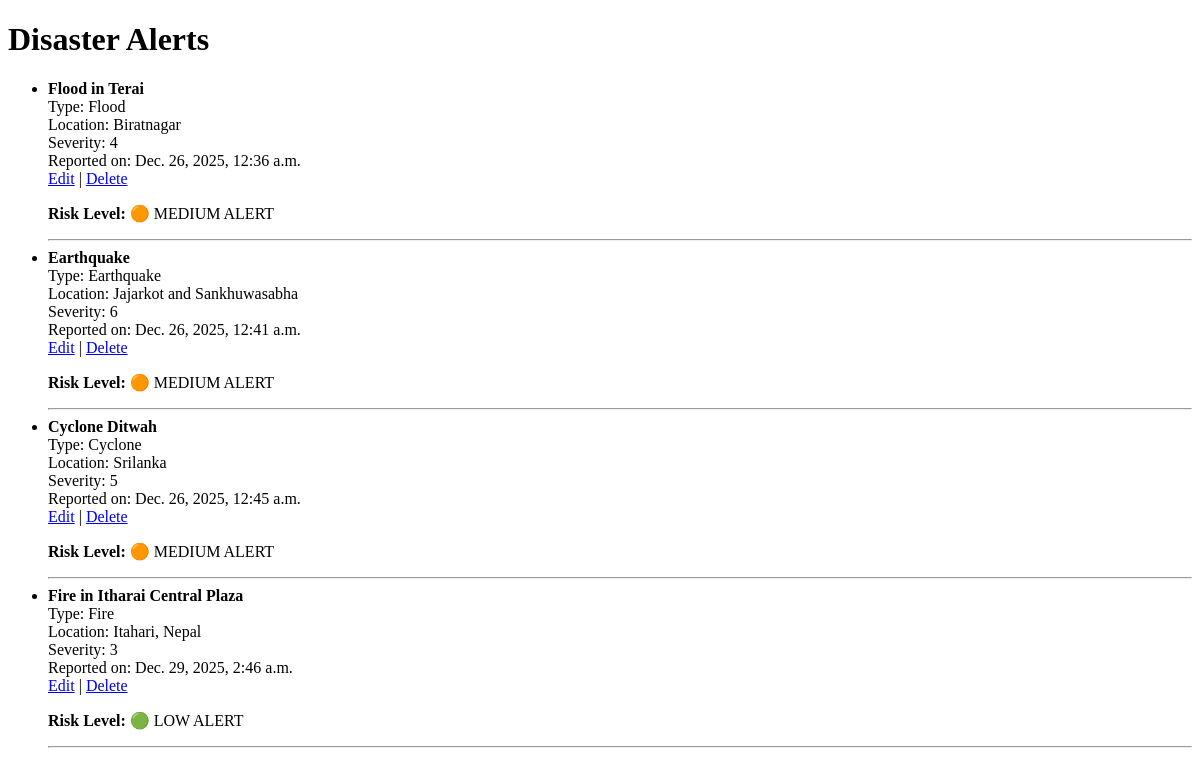
The page /disasters/ on the database as committed earlier.
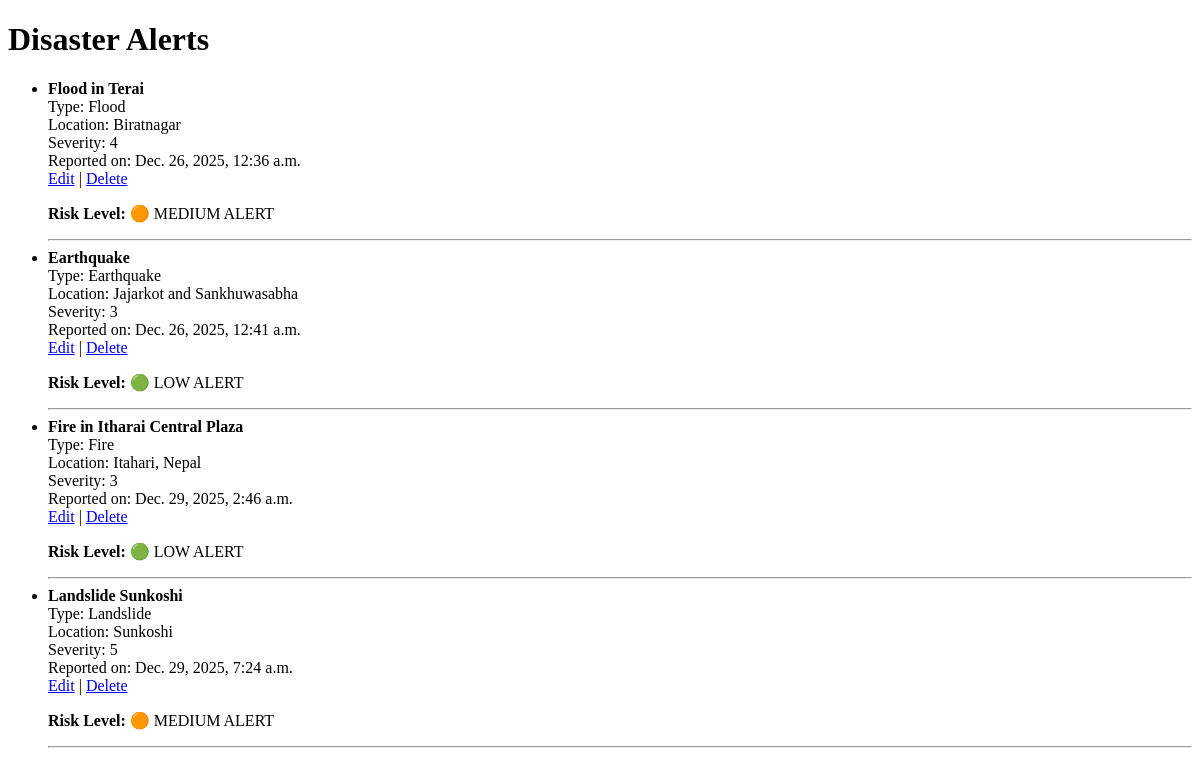
The same page on the database as committed later.
### core/models.py (models this page shows, shortened)
class Disaster(models.Model):
    title = models.CharField(max_length=200)
    disaster_type = models.CharField(max_length=50, choices=DISASTER_TYPES)
    location = models.CharField(max_length=200)
    severity_level = models.IntegerField()
    description = models.TextField()
    date_reported = models.DateTimeField(auto_now_add=True)
    def risk_level(self):
        if self.severity_level <= 3:
            return "LOW"
        elif self.severity_level <= 6:
            return "MEDIUM"
        else:
            return "HIGH"

### core/views.py (the view)
# urls.py: path('disasters/', views.disaster_list, name='disaster_list'),
def disaster_list(request):
    disasters = Disaster.objects.all()
    return render(request, 'core/disaster_list.html', {'disasters': disasters})

### core/templates/core/disaster_list.html (shortened to what this page needs)
<!DOCTYPE html>
<html>
<head>
</head>
<body>
    <h1>Disaster Alerts</h1>
    {% if disasters %}
        <ul>
            {% for disaster in disasters %}
                <li>
                    <strong>{{ disaster.title }}</strong><br>
                    Type: {{ disaster.disaster_type }}<br>
                    Location: {{ disaster.location }}<br>
                    Severity: {{ disaster.severity_level }}<br>
                    Reported on: {{ disaster.date_reported }}<br>
                    <a href="{% url 'edit_disaster' disaster.id %}">Edit</a> |
                    <a href="{% url 'delete_disaster' disaster.id %}">Delete</a>
                    <p><strong>Risk Level:</strong>
    {% if disaster.risk_level == "HIGH" %}
        🔴 HIGH ALERT
    {% elif disaster.risk_level == "MEDIUM" %}
        🟠 MEDIUM ALERT
    {% else %}
        🟢 LOW ALERT
    {% endif %}
</p>
                    <hr>
                </li>
            {% endfor %}
        </ul>
    {% else %}
        <p>No disasters reported yet.</p>
    {% endif %}
</body>
</html>

Rows that differ between the two databases and show on the page:
removed Disaster: title "Cyclone Ditwah", disaster_type "Cyclone", location "Srilanka", severity_level "5", date_reported "Dec. 26, 2025, 12:45 a.m.", shows "🟠 MEDIUM ALERT"
changed Disaster "Earthquake": severity_level "6" → "3"; severity_level "🟠 MEDIUM ALERT" → "🟢 LOW ALERT"
added Disaster: title "Landslide Sunkoshi", disaster_type "Landslide", location "Sunkoshi", severity_level "5", date_reported "Dec. 29, 2025, 7:24 a.m.", shows "🟠 MEDIUM ALERT"
